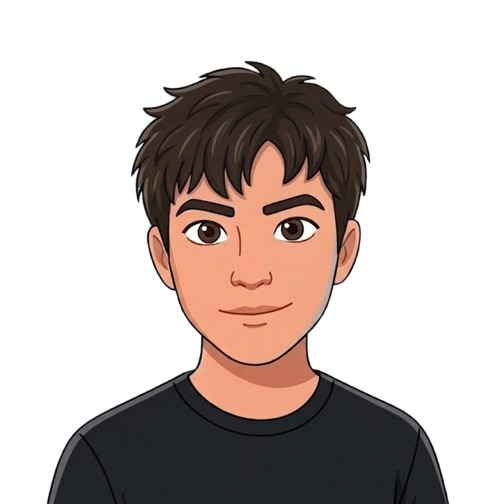
#> input picture persona.png, 495 x 504 px
$ python image_to_svg.py
#> lines starting #> are read from the running program, lines starting #| are printed output that depends on the picture
from PIL import Image
from html import escape


# ============================================================
# CONFIGURACIÓN
# ============================================================

INPUT_IMAGE = "persona.png"
OUTPUT_SVG = "profile.svg"

# Cantidad de caracteres horizontales
WIDTH = 180

# Caracteres utilizados para representar la imagen
# claro → oscuro
CHARS = " .,:;*+=?%#@"

# Tamaño de los caracteres
FONT_SIZE = 6

# Separación horizontal y vertical
CHAR_WIDTH = 3.6
LINE_HEIGHT = 6

# Colores
TEXT_COLOR = "#ffffff"
BACKGROUND_COLOR = "#000000"

# Margen alrededor de la persona
PADDING = 40


# ============================================================
# CARGAR IMAGEN
# ============================================================

print("📷 Cargando imagen...")

image = Image.open(INPUT_IMAGE).convert("RGBA")
#> image is the input picture: PIL image 495x504 RGBA; mean R, G, B, A 41.2, 30.6, 26.8, 99.2


# ============================================================
# RECORTAR TRANSPARENCIA
# ============================================================

print("✂️ Recortando espacio transparente...")

alpha = image.getchannel("A")
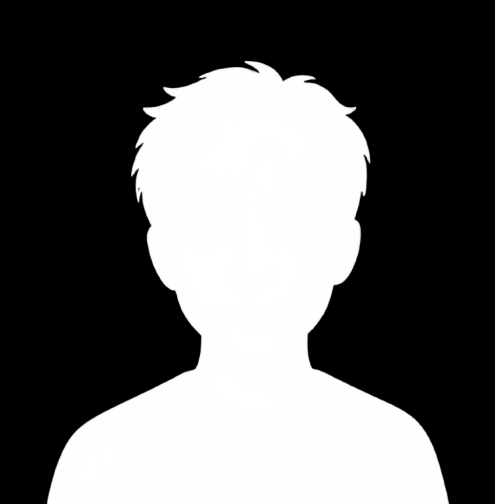
#> alpha: PIL image 495x504 L; min 0, max 255, mean 99.2

bbox = alpha.getbbox()
#> bbox = (46, 60, 450, 504)

if bbox:
    image = image.crop(bbox)
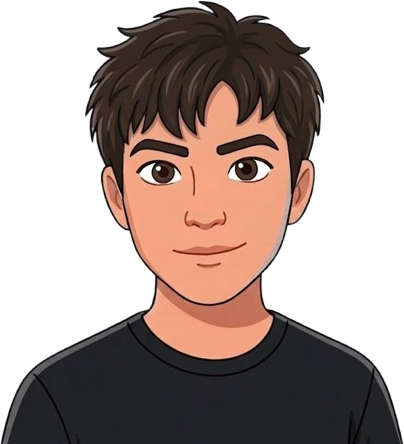
#> image: PIL image 404x444 RGBA; mean R, G, B, A 57.3, 42.6, 37.2, 138; transparent parts drawn white
else:
    print("⚠️ No se encontró transparencia.")


# ============================================================
# AÑADIR MARGEN
# ============================================================

print("📐 Añadiendo margen...")

new_width = image.width + PADDING * 2
#> new_width = 484
new_height = image.height + PADDING * 2
#> new_height = 524

canvas = Image.new(
    "RGBA",
    (new_width, new_height),
    (0, 0, 0, 0)
)
#> canvas: PIL image 484x524 RGBA; every value is 0

canvas.paste(
    image,
    (PADDING, PADDING),
    image
)
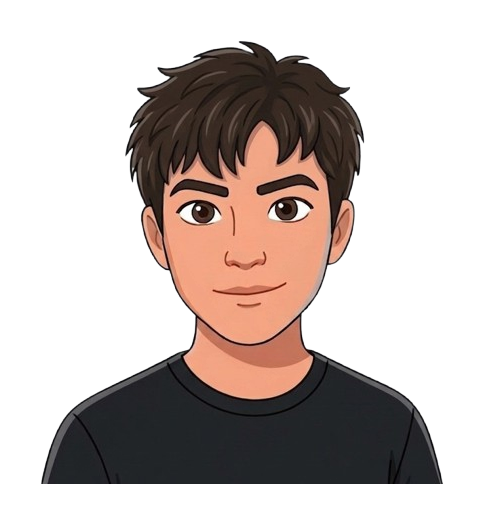
#> canvas: PIL image 484x524 RGBA; mean R, G, B, A 39.9, 29.6, 25.8, 96.9; transparent parts drawn white

image = canvas


# ============================================================
# CALCULAR PROPORCIÓN
# ============================================================

aspect_ratio = image.height / image.width
#> aspect_ratio = 1.08

height = int(
    WIDTH * aspect_ratio * 0.5
)
#> height = 97


# ============================================================
# REDIMENSIONAR
# ============================================================

print("🔍 Redimensionando...")

image = image.resize(
    (WIDTH, height),
    Image.Resampling.LANCZOS
)
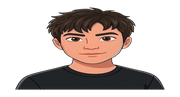
#> image: PIL image 180x97 RGBA; mean R, G, B, A 41.7, 31.2, 27.5, 97; transparent parts drawn white


# ============================================================
# CREAR SVG
# ============================================================

svg_width = int(WIDTH * CHAR_WIDTH)
svg_height = int(height * LINE_HEIGHT)
#> svg_height = 582

svg = []

svg.append(
    f'<svg xmlns="http://www.w3.org/2000/svg" '
    f'viewBox="0 0 {svg_width} {svg_height}" '
    f'width="{svg_width}" '
    f'height="{svg_height}">'
)


# ============================================================
# FONDO
# ============================================================

svg.append(
    f'<rect '
    f'width="100%" '
    f'height="100%" '
    f'fill="{BACKGROUND_COLOR}"/>'
)


# ============================================================
# GRUPO DE TEXTO
# ============================================================

svg.append(
    f'<g '
    f'fill="{TEXT_COLOR}" '
    f'font-family="monospace" '
    f'font-size="{FONT_SIZE}px" '
    f'text-anchor="start">'
)


# ============================================================
# CONVERTIR IMAGEN A ASCII
# ============================================================

print("🔤 Convirtiendo imagen a ASCII...")

for y in range(height):

    for x in range(WIDTH):

        r, g, b, alpha = image.getpixel((x, y))


        # ----------------------------------------------------
        # TRANSPARENCIA
        # ----------------------------------------------------

        if alpha < 50:
            continue


        # ----------------------------------------------------
        # CALCULAR BRILLO
        # ----------------------------------------------------

        brightness = int(
            0.299 * r +
            0.587 * g +
            0.114 * b
        )


        # ----------------------------------------------------
        # BRILLO → CARÁCTER
        # ----------------------------------------------------

        index = int(
            (255 - brightness)
            / 255
            * (len(CHARS) - 1)
        )

        char = CHARS[index]


        # No dibujar espacios
        if char == " ":
            continue


        # ----------------------------------------------------
        # AÑADIR CARÁCTER AL SVG
        # ----------------------------------------------------

        svg.append(
            f'<text '
            f'x="{x * CHAR_WIDTH:.2f}" '
            f'y="{(y + 1) * LINE_HEIGHT:.2f}">'
            f'{escape(char)}'
            f'</text>'
        )
#> after the loop, svg = 6852 items


# ============================================================
# FINALIZAR SVG
# ============================================================

svg.append("</g>")
svg.append("</svg>")


# ============================================================
# GUARDAR ARCHIVO
# ============================================================

print("💾 Guardando SVG...")

with open(
    OUTPUT_SVG,
    "w",
    encoding="utf-8"
) as file:

    file.write(
        "\n".join(svg)
    )


# ============================================================
# INFORMACIÓN FINAL
# ============================================================

print()
print("========================================")
print("       ✅ SVG GENERADO CORRECTAMENTE")
print("========================================")
print(f"📁 Archivo: {OUTPUT_SVG}")
print(f"📐 Ancho ASCII: {WIDTH} caracteres")
print(f"🔤 Caracteres utilizados: {len(CHARS)}")
print(f"📦 Tamaño SVG: {svg_width} × {svg_height}")
#| 📦 Tamaño SVG: 648 × 582
print("========================================")
